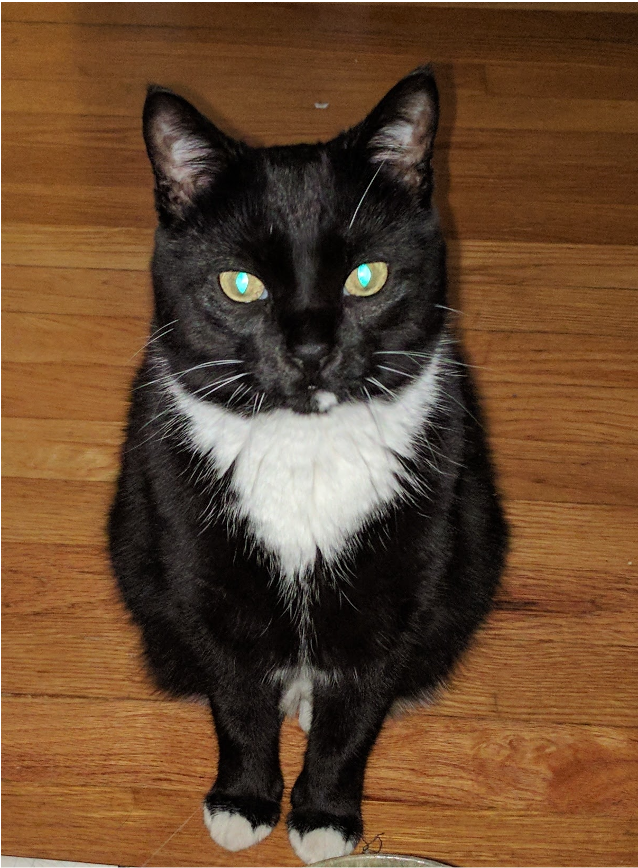
#> input picture P4/hide_text.png, 638 x 868 px
$ python alterimage.py
#> lines starting #> are read from the running program, lines starting #| are printed output that depends on the picture
import numpy as np
import imageio
if __name__ == "__main__":
    img = imageio.imread("hide_text.png")
#> img is the input picture: shape (868, 638, 4); mean R, G, B, A 101.7, 71, 45.4, 253.8
    height, width, channels = img.shape
#> height = 868; width = 638; channels = 4
    print("Height:", height, "Width:", width, "Number of Channels:", channels)
#| Height: 868 Width: 638 Number of Channels: 4

    for r in range(height):
        for c in range(width):
            img[r, c][0] = 0
            img[r, c][1] = img[r, c, 1]
            img[r, c][2] = 128
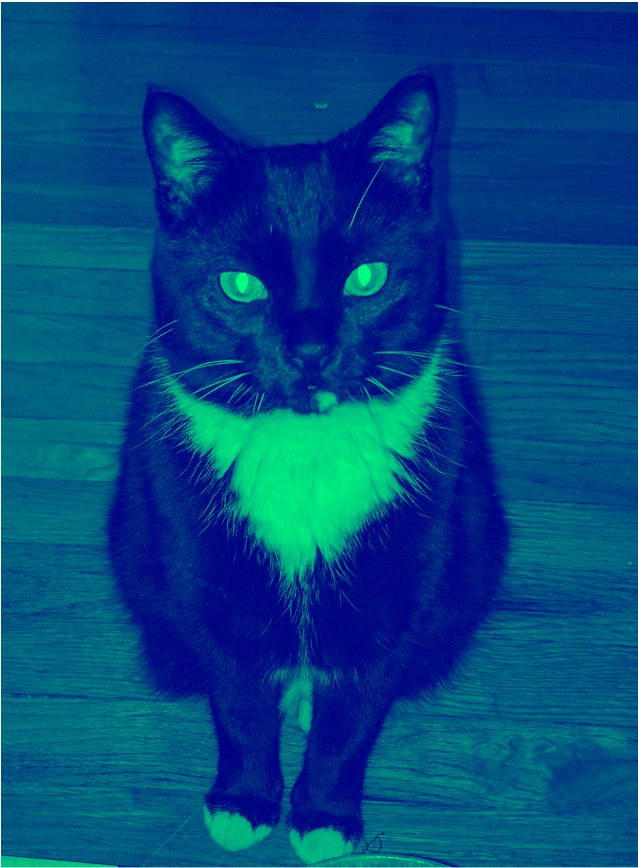
#> img: shape (868, 638, 4); mean R, G, B, A 0, 71, 128, 253.8; transparent parts drawn white
    imageio.imwrite("altered_py.png", img)
